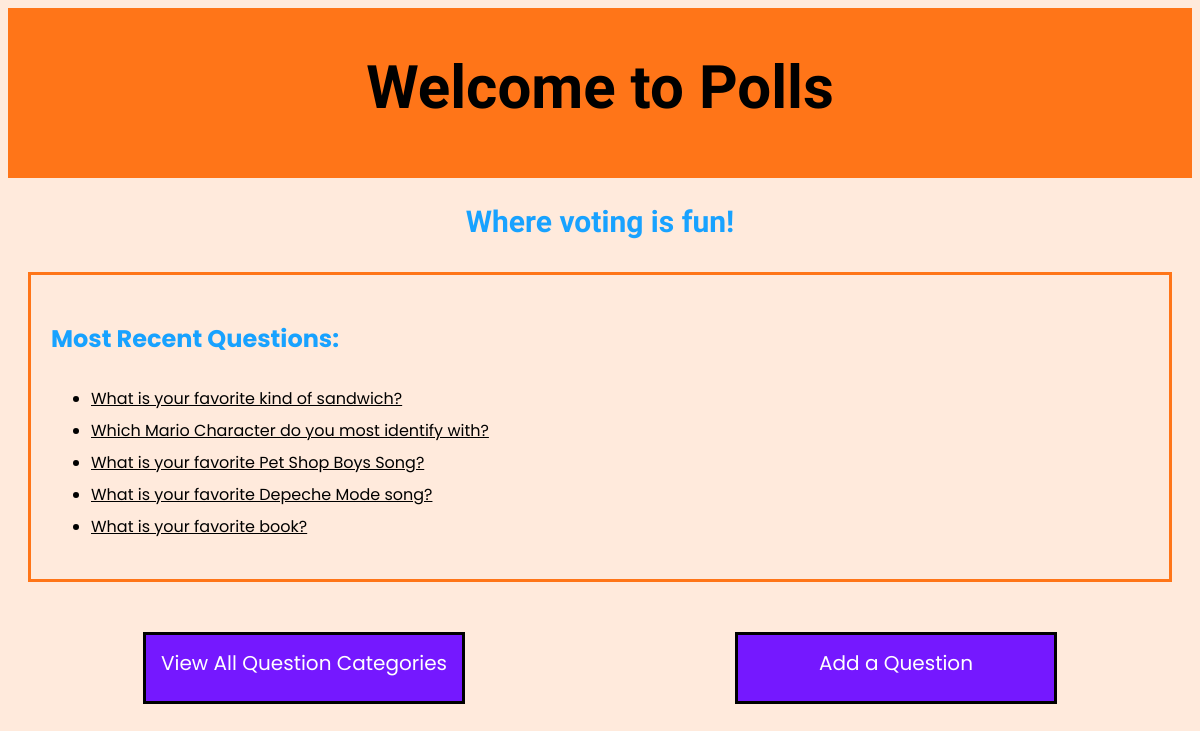
/polls/, run on an earlier commit of the app's database.
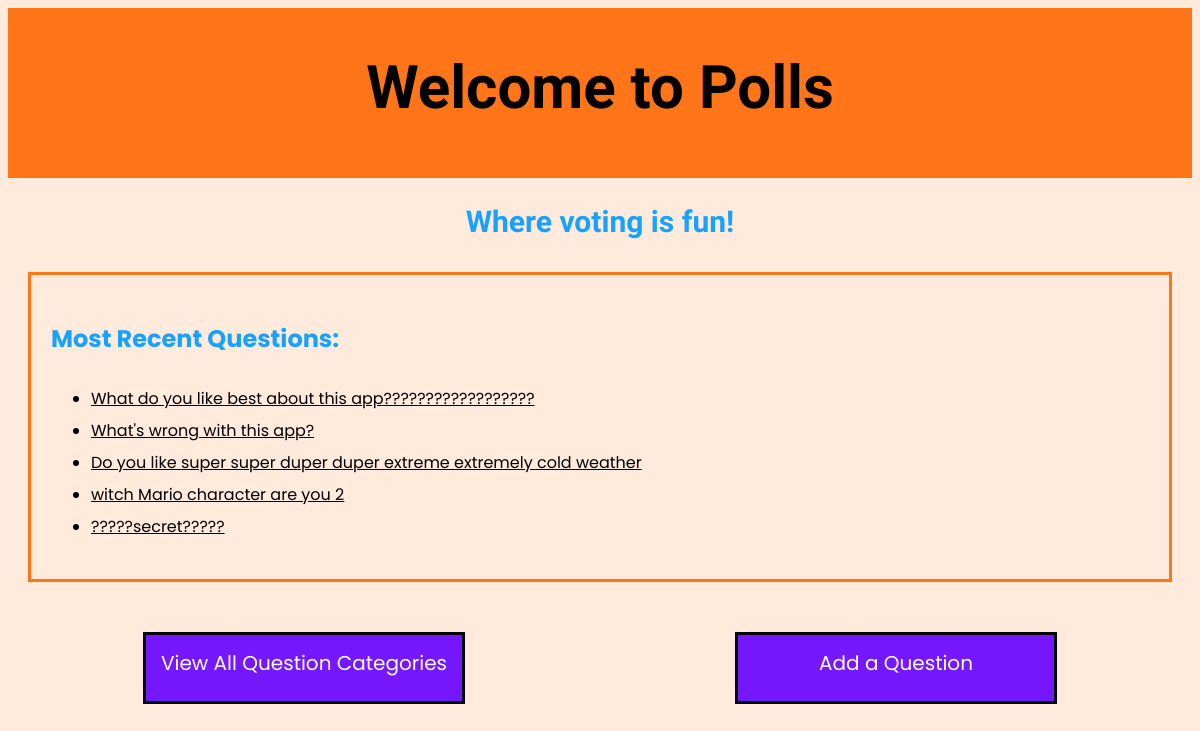
And on a later commit of the database.
### polls/models.py (models this page shows, shortened)
class Question(models.Model):
    topic = models.ManyToManyField(Topic)
    question_text = models.CharField(max_length=200)
    pub_date = models.DateTimeField("date published")

### polls/views.py (the view)
# urls.py: path("", views.index_view, name="index"),
def index_view(request):
    latest_questions = Question.objects.order_by("-pub_date")[:5]
    return render (request, 'polls/index.html', {
        "latest_questions": latest_questions,
    })

### polls/context_processors.py (called while the page is built)
def get_question_lists():
    questions = Question.objects.annotate(total_votes=Sum('choice__votes'))
    return {
        "latest_questions": ("Most Recent Questions", Question.objects.order_by("-pub_date")[:5]),
        "oldest_questions": ("Oldest Questions", Question.objects.order_by("pub_date")[:5]),
        "popular_questions": ("Most Popular Questions", questions.order_by('-total_votes')[:5]),
        "all_questions": ("All Questions", Question.objects.all()),
    }

def latest_questions(request):
    return {"latest_questions": get_question_lists()["latest_questions"]}

def oldest_questions(request):
    return {"oldest_questions": get_question_lists()["oldest_questions"]}

def popular_questions(request):
    return {"popular_questions": get_question_lists()["popular_questions"]}

def all_questions(request):
    return {"all_questions": get_question_lists()["all_questions"]}

def all_lists(request):
    return {"all_lists": get_question_lists()}

### polls/templates/polls/index.html (shortened to what this page needs)
<!DOCTYPE html>
<html lang="en">
<head>
    {% load static %}
    <link rel="stylesheet" type="text/css" href="{% static 'polls/styles.css' %}">
</head>
<body>
    <div class="welcome">
        <h1>Welcome to Polls</h1>
    </div>
    <div class="welcome2">
        <h2>Where voting is fun!</h2>
    </div>
    <div class="list">
    <h2>Most Recent Questions:</h2>
        {% if latest_questions %}
        <ul>
            {% for question in latest_questions %}
            <li><a href="{% url 'polls:detail' question.id %}">{{ question.question_text }}</a></li>
            {% endfor %}
        </ul>
        {% else %}
        <p>No polls are available.</p>
        {% endif %}
    </div>
    <div class="btns">
        <a href="{% url  'polls:questions' %}" class="btn">View All Question Categories</a>
        <a href="{% url 'polls:add_question' %}" class="btn">Add a Question</a>
    </div>
</body>
</html>

What changed in the data, as far as the page shows it:
no longer on this page (row unchanged): Question: question_text "What is your favorite kind of sandwich?"
no longer on this page (row unchanged): Question: question_text "Which Mario Character do you most identify with?"
no longer on this page (row unchanged): Question: question_text "What is your favorite Pet Shop Boys Song?"
no longer on this page (row unchanged): Question: question_text "What is your favorite Depeche Mode song?"
no longer on this page (row unchanged): Question: question_text "What is your favorite book?"
added Question: question_text "What do you like best about this app??????????????????"
added Question: question_text "What's wrong with this app?"
added Question: question_text "Do you like super super duper duper extreme extremely cold weather"
added Question: question_text "witch Mario character are you 2"
added Question: question_text "?????secret?????"
